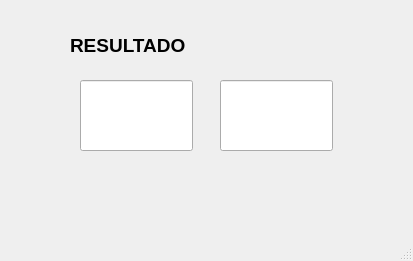
<?xml version="1.0" encoding="UTF-8"?>
<ui version="4.0">
 <class>MainWindow</class>
 <widget class="QMainWindow" name="MainWindow">
  <property name="geometry">
   <rect>
    <x>0</x>
    <y>0</y>
    <width>413</width>
    <height>261</height>
   </rect>
  </property>
  <property name="windowTitle">
   <string>MainWindow</string>
  </property>
  <widget class="QWidget" name="centralwidget">
   <widget class="QLabel" name="label">
    <property name="geometry">
     <rect>
      <x>70</x>
      <y>30</y>
      <width>131</width>
      <height>31</height>
     </rect>
    </property>
    <property name="text">
     <string>&lt;html&gt;&lt;head/&gt;&lt;body&gt;&lt;p&gt;&lt;span style=&quot; font-size:14pt; font-weight:600;&quot;&gt;RESULTADO&lt;/span&gt;&lt;/p&gt;&lt;/body&gt;&lt;/html&gt;</string>
    </property>
   </widget>
   <widget class="QLineEdit" name="lineEdit">
    <property name="geometry">
     <rect>
      <x>80</x>
      <y>80</y>
      <width>113</width>
      <height>71</height>
     </rect>
    </property>
   </widget>
   <widget class="QLineEdit" name="lineEdit_2">
    <property name="geometry">
     <rect>
      <x>220</x>
      <y>80</y>
      <width>113</width>
      <height>71</height>
     </rect>
    </property>
   </widget>
  </widget>
  <widget class="QMenuBar" name="menubar">
   <property name="geometry">
    <rect>
     <x>0</x>
     <y>0</y>
     <width>413</width>
     <height>21</height>
    </rect>
   </property>
  </widget>
  <widget class="QStatusBar" name="statusbar"/>
 </widget>
 <resources/>
 <connections/>
</ui>
